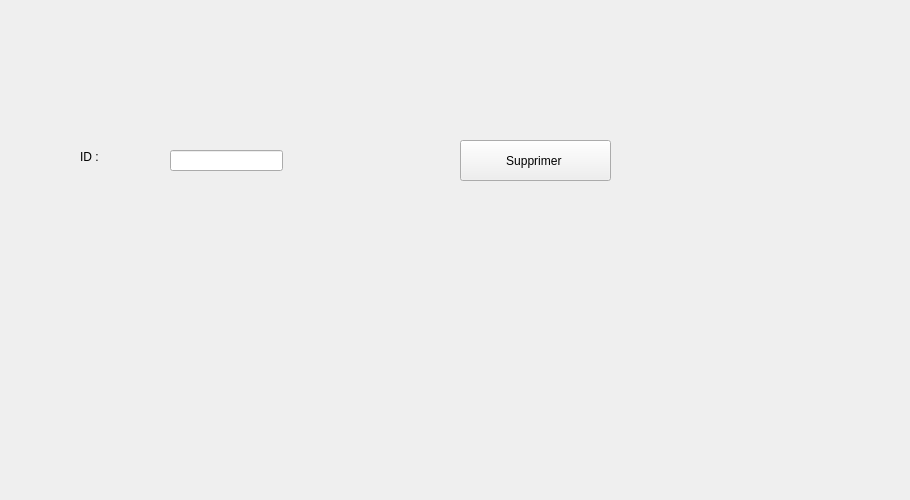
        <widget class="QWidget" name="tab_9">
         <attribute name="icon">
          <iconset>
           <normaloff>téléchargement.png</normaloff>téléchargement.png</iconset>
         </attribute>
         <attribute name="title">
          <string>Supprimer</string>
         </attribute>
         <widget class="QLabel" name="label_11">
          <property name="geometry">
           <rect>
            <x>80</x>
            <y>150</y>
            <width>47</width>
            <height>14</height>
           </rect>
          </property>
          <property name="text">
           <string>ID :</string>
          </property>
         </widget>
         <widget class="QLineEdit" name="lineEdit_10">
          <property name="geometry">
           <rect>
            <x>170</x>
            <y>150</y>
            <width>113</width>
            <height>21</height>
           </rect>
          </property>
         </widget>
         <widget class="QPushButton" name="pushButton_9">
          <property name="geometry">
           <rect>
            <x>460</x>
            <y>140</y>
            <width>151</width>
            <height>41</height>
           </rect>
          </property>
          <property name="text">
           <string>Supprimer </string>
          </property>
          <property name="icon">
           <iconset>
            <normaloff>téléchargement.png</normaloff>téléchargement.png</iconset>
          </property>
         </widget>
         <widget class="QLabel" name="label_55">
          <property name="geometry">
           <rect>
            <x>-45</x>
            <y>-21</y>
            <width>901</width>
            <height>491</height>
           </rect>
          </property>
          <property name="text">
           <string/>
          </property>
          <property name="pixmap">
           <pixmap>../fond-texture-grunge-abstrait-bleu-marine_145345-4.jpg</pixmap>
          </property>
          <property name="scaledContents">
           <bool>true</bool>
          </property>
         </widget>
         <zorder>label_55</zorder>
         <zorder>label_11</zorder>
         <zorder>lineEdit_10</zorder>
         <zorder>pushButton_9</zorder>
        </widget>
